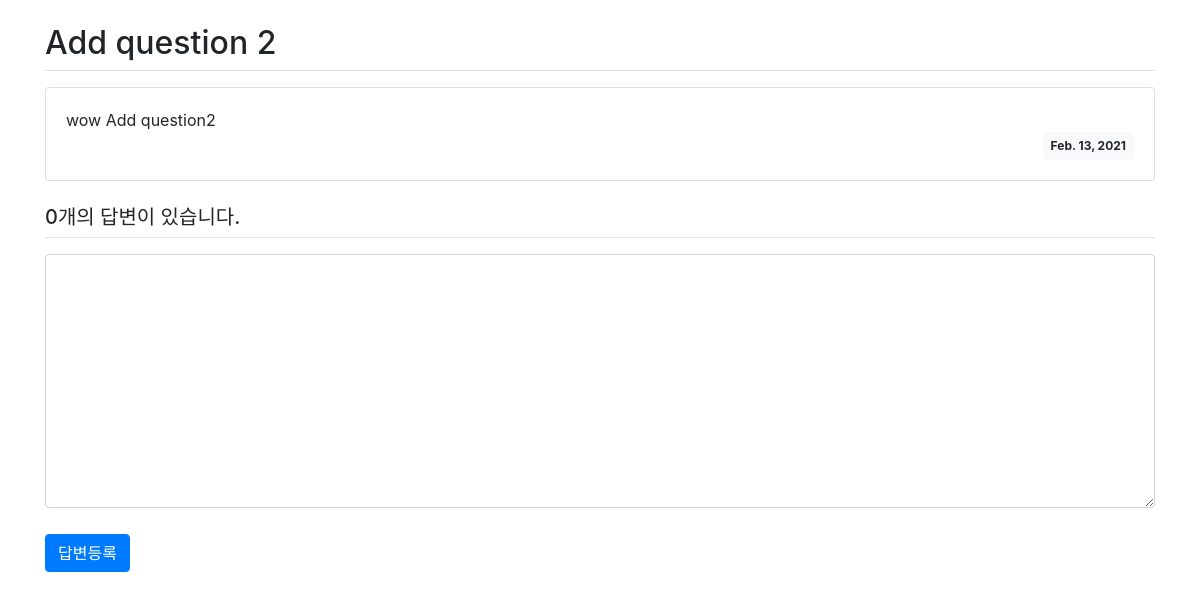
Page /pybo/4/ on the earlier database version.
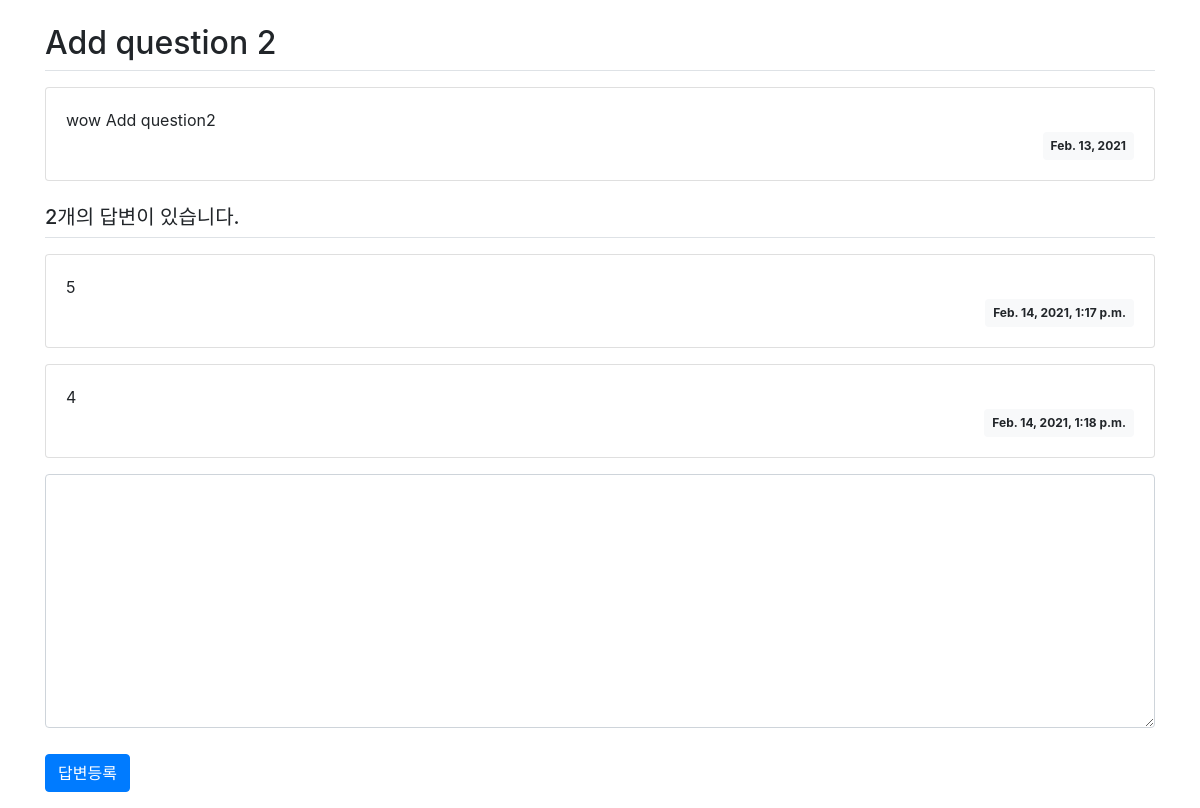
Same page on the later database version.
### pybo/models.py (models this page shows, shortened)
class Question(models.Model):
  subject = models.CharField(max_length=200)
  content = models.TextField()
  create_date = models.DateField()

class Answer(models.Model):
  question = models.ForeignKey(Question, on_delete=models.CASCADE)
  content = models.TextField()
  create_date = models.DateTimeField()

### pybo/views.py (the view)
# urls.py: path('<int:question_id>/', views.detail, name='detail'),
def detail(request, question_id):
  question = get_object_or_404(Question, pk=question_id)
  context = {'question': question}
  return render(request, 'pybo/question_detail.html', context)

### templates/pybo/question_detail.html (shortened to what this page needs)
{% extends 'base.html' %}
{% block content %}
<div class="container my-3">
    <h2 class="border-bottom py-2">{{ question.subject }}</h2>
    <div class="card my-3">
        <div class="card-body">
            <div class="card-text" style="white-space: pre-line;">{{ question.content }}</div>
            <div class="d-flex justify-content-end">
                <div class="badge badge-light p-2">
                    {{ question.create_date }}
                </div>
            </div>
        </div>
    </div>
    <h5 class="border-bottom my-3 py-2">{{question.answer_set.count}}개의 답변이 있습니다.</h5>
    {% for answer in question.answer_set.all %}
    <div class="card my-3">
        <div class="card-body">
            <div class="card-text" style="white-space: pre-line;">{{ answer.content }}</div>
            <div class="d-flex justify-content-end">
                <div class="badge badge-light p-2">
                    {{ answer.create_date }}
                </div>
            </div>
        </div>
    </div>
    {% endfor %}
    <form action="{% url 'pybo:answer_create' question.id %}" method="post" class="my-3">
        <div class="form-group">
            <textarea name="content" id="content" class="form-control" rows="10"></textarea>
        </div>
        <input type="submit" value="답변등록" class="btn btn-primary">
    </form>
</div>
{% endblock %}

Differences in the rows shown:
computed for Question "Add question 2": answer_set.count "0" → "2"
added Answer: content "5", create_date "Feb. 14, 2021, 1:17 p.m."
added Answer: content "4", create_date "Feb. 14, 2021, 1:18 p.m."
